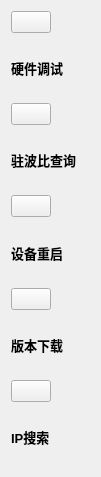
      <widget class="QWidget" name="page_4">
       <property name="geometry">
        <rect>
         <x>0</x>
         <y>-35</y>
         <width>101</width>
         <height>477</height>
        </rect>
       </property>
       <property name="sizePolicy">
        <sizepolicy hsizetype="Preferred" vsizetype="Maximum">
         <horstretch>0</horstretch>
         <verstretch>0</verstretch>
        </sizepolicy>
       </property>
       <attribute name="label">
        <string>工具</string>
       </attribute>
       <layout class="QVBoxLayout" name="verticalLayout_4">
        <item>
         <widget class="QPushButton" name="hardwareDebugIcon">
          <property name="enabled">
           <bool>true</bool>
          </property>
          <property name="sizePolicy">
           <sizepolicy hsizetype="Maximum" vsizetype="Maximum">
            <horstretch>0</horstretch>
            <verstretch>0</verstretch>
           </sizepolicy>
          </property>
          <property name="text">
           <string/>
          </property>
          <property name="icon">
           <iconset>
            <normaloff>icons/hardware.ico</normaloff>icons/hardware.ico</iconset>
          </property>
          <property name="iconSize">
           <size>
            <width>60</width>
            <height>60</height>
           </size>
          </property>
         </widget>
        </item>
        <item>
         <widget class="QLabel" name="label_33">
          <property name="font">
           <font>
            <pointsize>10</pointsize>
            <weight>75</weight>
            <bold>true</bold>
           </font>
          </property>
          <property name="text">
           <string>硬件调试</string>
          </property>
         </widget>
        </item>
        <item>
         <widget class="QPushButton" name="getSwrIcon">
          <property name="enabled">
           <bool>true</bool>
          </property>
          <property name="sizePolicy">
           <sizepolicy hsizetype="Maximum" vsizetype="Maximum">
            <horstretch>0</horstretch>
            <verstretch>0</verstretch>
           </sizepolicy>
          </property>
          <property name="text">
           <string/>
          </property>
          <property name="icon">
           <iconset>
            <normaloff>icons/hardware.ico</normaloff>icons/hardware.ico</iconset>
          </property>
          <property name="iconSize">
           <size>
            <width>60</width>
            <height>60</height>
           </size>
          </property>
         </widget>
        </item>
        <item>
         <widget class="QLabel" name="label_30">
          <property name="font">
           <font>
            <pointsize>10</pointsize>
            <weight>75</weight>
            <bold>true</bold>
           </font>
          </property>
          <property name="text">
           <string>驻波比查询</string>
          </property>
         </widget>
        </item>
        <item>
         <widget class="QPushButton" name="rebootIcon">
          <property name="enabled">
           <bool>true</bool>
          </property>
          <property name="sizePolicy">
           <sizepolicy hsizetype="Maximum" vsizetype="Maximum">
            <horstretch>0</horstretch>
            <verstretch>0</verstretch>
           </sizepolicy>
          </property>
          <property name="text">
           <string/>
          </property>
          <property name="icon">
           <iconset>
            <normaloff>icons/download.png</normaloff>icons/download.png</iconset>
          </property>
          <property name="iconSize">
           <size>
            <width>60</width>
            <height>60</height>
           </size>
          </property>
         </widget>
        </item>
        <item>
         <widget class="QLabel" name="label_141">
          <property name="font">
           <font>
            <pointsize>10</pointsize>
            <weight>75</weight>
            <bold>true</bold>
           </font>
          </property>
          <property name="text">
           <string>设备重启</string>
          </property>
         </widget>
        </item>
        <item>
         <widget class="QPushButton" name="downloadIcon">
          <property name="enabled">
           <bool>true</bool>
          </property>
          <property name="sizePolicy">
           <sizepolicy hsizetype="Maximum" vsizetype="Maximum">
            <horstretch>0</horstretch>
            <verstretch>0</verstretch>
           </sizepolicy>
          </property>
          <property name="text">
           <string/>
          </property>
          <property name="icon">
           <iconset>
            <normaloff>icons/download.png</normaloff>icons/download.png</iconset>
          </property>
          <property name="iconSize">
           <size>
            <width>60</width>
            <height>60</height>
           </size>
          </property>
         </widget>
        </item>
        <item>
         <widget class="QLabel" name="label_14">
          <property name="font">
           <font>
            <pointsize>10</pointsize>
            <weight>75</weight>
            <bold>true</bold>
           </font>
          </property>
          <property name="text">
           <string>版本下载</string>
          </property>
         </widget>
        </item>
        <item>
         <widget class="QPushButton" name="IPSearchIcon">
          <property name="enabled">
           <bool>true</bool>
          </property>
          <property name="sizePolicy">
           <sizepolicy hsizetype="Maximum" vsizetype="Maximum">
            <horstretch>0</horstretch>
            <verstretch>0</verstretch>
           </sizepolicy>
          </property>
          <property name="text">
           <string/>
          </property>
          <property name="icon">
           <iconset>
            <normaloff>icons/search.ico</normaloff>icons/search.ico</iconset>
          </property>
          <property name="iconSize">
           <size>
            <width>60</width>
            <height>60</height>
           </size>
          </property>
         </widget>
        </item>
        <item>
         <widget class="QLabel" name="label_2">
          <property name="font">
           <font>
            <pointsize>10</pointsize>
            <weight>75</weight>
            <bold>true</bold>
           </font>
          </property>
          <property name="text">
           <string>IP搜索</string>
          </property>
         </widget>
        </item>
       </layout>
       <zorder>rebootIcon</zorder>
       <zorder>label_141</zorder>
       <zorder>hardwareDebugIcon</zorder>
       <zorder>label_33</zorder>
       <zorder>getSwrIcon</zorder>
       <zorder>label_30</zorder>
       <zorder>label_14</zorder>
       <zorder>IPSearchIcon</zorder>
       <zorder>label_2</zorder>
       <zorder>downloadIcon</zorder>
      </widget>
